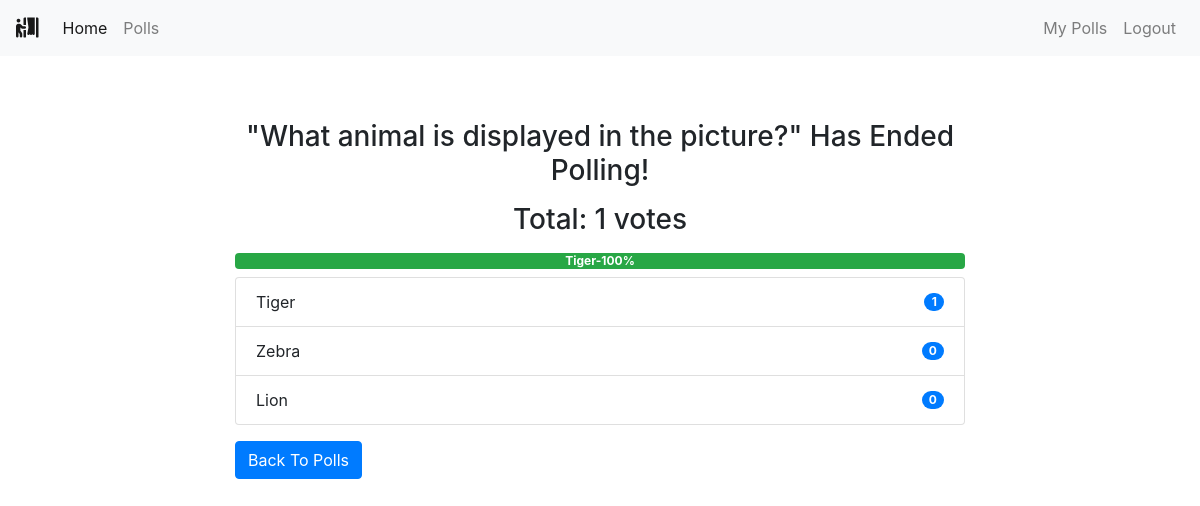
/polls/end/13/ (signed in), run on the app's committed database.
### polls/models.py (models this page shows, shortened)
class Poll(models.Model):
    owner = models.ForeignKey(User, on_delete=models.CASCADE)
    text = models.TextField()
    pub_date = models.DateTimeField(default=timezone.now)
    active = models.BooleanField(default=True)
    created_at = models.DateTimeField(auto_now_add=True)
    image = models.ImageField(upload_to='polls_images/', blank=True, null=True)
    @property
    def get_vote_count(self):
        return self.vote_set.count()
    def get_result_dict(self):
        res = []
        for choice in self.choice_set.all():
            d = {}
            alert_class = ['primary', 'secondary', 'success',
                           'danger', 'dark', 'warning', 'info']
            d['alert_class'] = secrets.choice(alert_class)
            d['text'] = choice.choice_text
            d['num_votes'] = choice.get_vote_count
            if not self.get_vote_count:
                d['percentage'] = 0
            else:
                d['percentage'] = (choice.get_vote_count /
                                   self.get_vote_count)*100
            res.append(d)
        return res

class Choice(models.Model):
    poll = models.ForeignKey(Poll, on_delete=models.CASCADE)
    choice_text = models.CharField(max_length=255)
    created_at = models.DateTimeField(auto_now_add=True)
    updated_at = models.DateTimeField(auto_now=True)
    @property
    def get_vote_count(self):
        return self.vote_set.count()

### polls/views.py (the view)
# urls.py: path('end/<int:poll_id>/', views.end_poll, name='end_poll'),
@login_required
def end_poll(request, poll_id):
    poll = get_object_or_404(Poll, pk=poll_id)
    if request.user != poll.owner:
        return redirect('home')
    if poll.active is True:
        poll.active = False
        poll.save()
        return render(request, 'polls/poll_result.html', {'poll': poll})
    else:
        return render(request, 'polls/poll_result.html', {'poll': poll})

### polls/templates/polls/poll_result.html
{% extends 'base.html' %}
{% block content %}
<div class="container">
    {% if messages %}
    <div class="messages">
        {% for message in messages %}
        <div {% if message.tags %} class="{{ message.tags }}" {% endif %}>{{ message }}
            <button type="button" class="close" data-dismiss="alert" aria-label="Close">
                <span aria-hidden="true">&times;</span>
            </button>
        </div>
        {% endfor %}
    </div>
    {% else %}
    <div class="row">
        <div class="col-md-8 offset-sm-2">
            {% if poll.active %}
            <h3 class="mt-3 mb-3 text-center">Result for: {{ poll.text }}</h3>
            {% else %}
            <h3 class="mt-3 mb-3 text-center">"{{ poll.text }}" Has Ended Polling!</h3>
            {% endif %}
            <h3 class="mb-2 text-center">Total: {{ poll.get_vote_count }} votes</h3>
            <div class="progress mt-3 mb-2">
                {% for choice in poll.get_result_dict %}
                <div class="progress-bar bg-{{ choice.alert_class }}" role="progressbar" style="width: {{ choice.percentage }}%;"
                    aria-valuenow="30" aria-valuemin="0" aria-valuemax="100"><b>
                        {{choice.text|truncatewords:2}}-{{choice.percentage|floatformat}}%</b>
                </div>
                {% endfor %}
            </div>
            <ul class="list-group">
                {% for choice in poll.choice_set.all %}
                <li class="list-group-item d-flex justify-content-between align-items-center">
                    {{ choice.choice_text }}
                    <span class="badge badge-primary badge-pill">{{ choice.get_vote_count }}</span>
                </li>
                {% endfor %}
            </ul>
            {% endif %}
            <a class="btn btn-primary mt-3" href="{% url 'polls:list' %}" role="button">Back To Polls</a>
        </div>
    </div>
</div>
{% endblock content %}

### data on the page
Poll: text "What animal is displayed in the picture?", get_vote_count "1"
Choice: text "Tiger", choice_text "Tiger", get_vote_count "1"
Choice: choice_text "Zebra", get_vote_count "0"
Choice: choice_text "Lion", get_vote_count "0"

### other printed values
{{ choice.percentage|floatformat }} "100"
